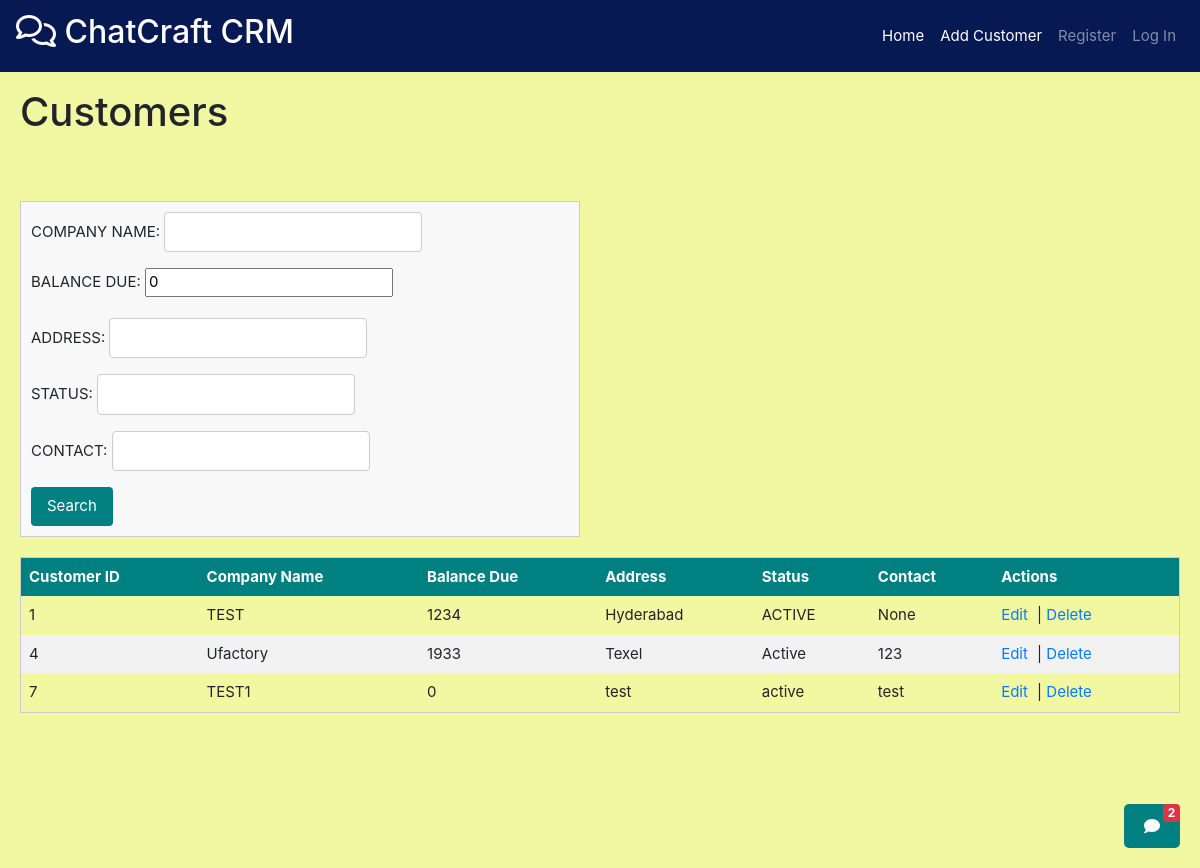
Page /customers/get/ on the earlier database version.
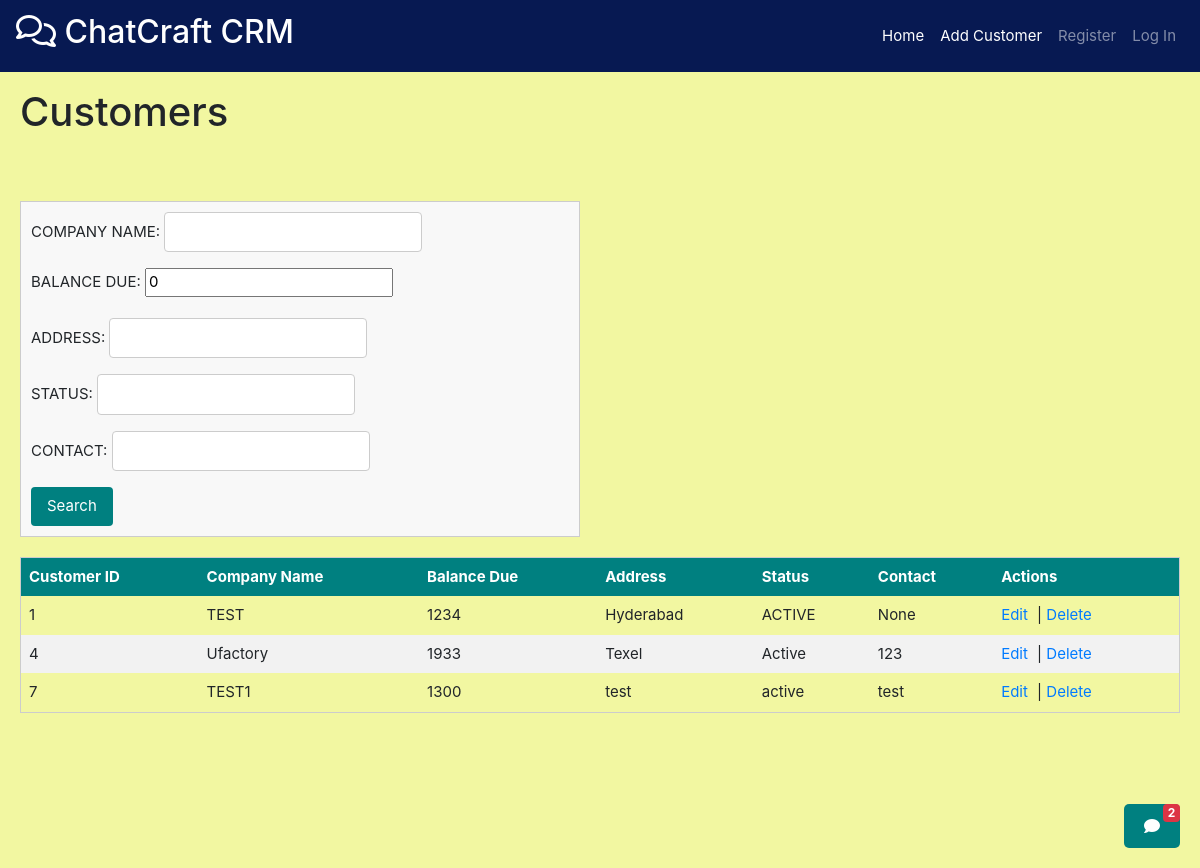
Same page on the later database version.
### customers/models.py (models this page shows, shortened)
class Customer(models.Model):
    CUSTOMER_ID=models.AutoField(primary_key=True)
    COMPANY_NAME=models.CharField(max_length=35,unique=True)
    BALANCE_DUE=models.IntegerField(default=0,blank=True,null=True)
    ADDRESS = models.CharField(max_length=35,null=True,blank=True)
    STATUS = models.CharField(max_length=35,null=True,blank=True)
    CONTACT = models.CharField(max_length=10,null=True,blank=True)

### customers/views.py (the view)
# urls.py: path('get/', views.getCustomer),
def getCustomer(request : HttpRequest):
    data = request.GET
    customers = Customer.objects.all()
    filter_fields =["COMPANY_NAME", "BALANCE_DUE", "ADDRESS", "STATUS", "CONTACT"]
    for field in filter_fields:
        param_value = data.get(field)
        if param_value:
            customers = customers.filter(**{field: param_value})
    customer_list = []
    for customer in customers:
        customer_details = {
            "CUSTOMER_ID":customer.CUSTOMER_ID,
            "COMPANY_NAME": customer.COMPANY_NAME,
            "BALANCE_DUE": customer.BALANCE_DUE,
            "ADDRESS": customer.ADDRESS,
            "STATUS": customer.STATUS,
            "CONTACT" : customer.CONTACT,
        }
        customer_list.append(customer_details)
    customer_data = json.dumps(customer_list, indent=4)
    return render(request, 'Customers/display_customers.html', {'customers':customers,'form':CustomerForm})

### customers/templates/Customers/display_customers.html (shortened to what this page needs)
{% extends 'base.html' %}
{% block extra_nav %}
<li class="nav-item">
    <a class="nav-link" href="/customers/add/" style="color: white;">Add Customer</a>
</li>
{% endblock %}
{% block content %}
<h1 class="page-title">Customers</h1>
<br><br>
<form method="get" novalidate style="width: 560px;">
    {{ form.as_p }}
    <button type="submit">Search</button>
</form>
<table class="custom-table">
    <thead>
        <tr class="table-header">
            <th>Customer ID</th>
            <th>Company Name</th>
            <th>Balance Due</th>
            <th>Address</th>
            <th>Status</th>
            <th>Contact</th>
            <th>Actions</th>
        </tr>
    </thead>
    <tbody>
        {% for customer in customers %}
        <tr>
            <td>{{ customer.CUSTOMER_ID }}</td>
            <td>{{ customer.COMPANY_NAME }}</td>
            <td>{{ customer.BALANCE_DUE }}</td>
            <td>{{ customer.ADDRESS }}</td>
            <td>{{ customer.STATUS }}</td>
            <td>{{ customer.CONTACT }}</td>
            <td>
                <a href="/customers/edit/{{ customer.CUSTOMER_ID }}/" class="action-link">Edit</a> |
                <a href="/customers/delete/{{ customer.CUSTOMER_ID }}/" class="action-link">Delete</a>
            </td>
        </tr>
        {% endfor %}
    </tbody>
</table>
{% endblock %}

Differences in the rows shown:
changed Customer "TEST1": BALANCE_DUE "0" → "1300"
